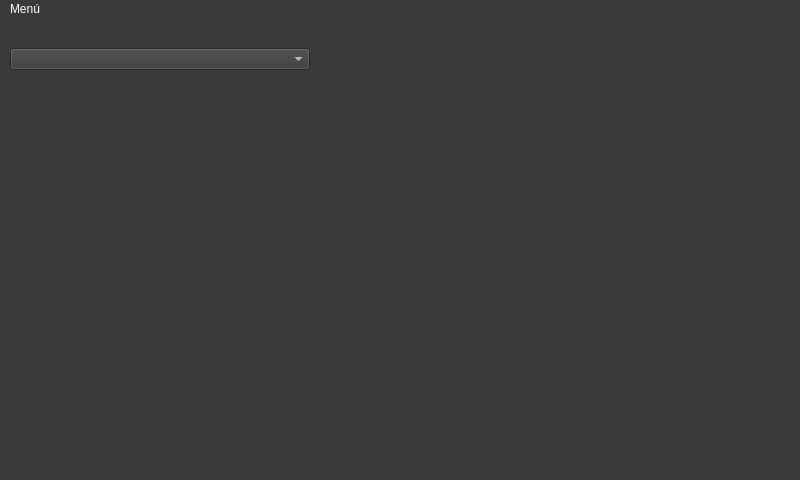
<?xml version="1.0" encoding="UTF-8"?>
<ui version="4.0">
 <class>MainWindow</class>
 <widget class="QMainWindow" name="MainWindow">
  <property name="geometry">
   <rect>
    <x>0</x>
    <y>0</y>
    <width>800</width>
    <height>480</height>
   </rect>
  </property>
  <property name="windowTitle">
   <string>Rober y Dani Company</string>
  </property>
  <property name="styleSheet">
   <string notr="true">

/*-----QWidget-----*/
QWidget
{
	background-color: #3a3a3a;
	color: #fff;
	selection-background-color: #b78620;
	selection-color: #000;

}

/*-----QPushButton-----*/
QPushButton {
	margin-right:40px;
	margin-left:40px;
    color: #333;
    border: 0px solid #555;
    border-radius: 20px;
    border-style: outset;
    background: qradialgradient(
        cx: 0.3, cy: -0.4, fx: 0.3, fy: -0.4,
        radius: 1.35, stop: 0 #fff, stop: 1 #888
        );
    padding: 5px;
    }

QPushButton:hover {
    background: qradialgradient(
        cx: 0.3, cy: -0.4, fx: 0.3, fy: -0.4,
        radius: 0.15, stop: 0 #fff, stop: 1 #bbb
        );
    }

QPushButton:pressed {
    border-style: inset;
    background: qradialgradient(
        cx: 0.4, cy: -0.1, fx: 0.4, fy: -0.1,
        radius: 1.35, stop: 0 #fff, stop: 1 #ddd
        );
    }
</string>
  </property>
  <widget class="QWidget" name="centralwidget">
   <widget class="QWidget" name="horizontalLayoutWidget">
    <property name="geometry">
     <rect>
      <x>10</x>
      <y>70</y>
      <width>771</width>
      <height>331</height>
     </rect>
    </property>
    <layout class="QHBoxLayout" name="l_grafico"/>
   </widget>
   <widget class="QWidget" name="horizontalLayoutWidget_2">
    <property name="geometry">
     <rect>
      <x>10</x>
      <y>10</y>
      <width>771</width>
      <height>61</height>
     </rect>
    </property>
    <layout class="QHBoxLayout" name="l_botones">
     <item>
      <widget class="QComboBox" name="Combo_invernadero_actual">
       <property name="minimumSize">
        <size>
         <width>300</width>
         <height>0</height>
        </size>
       </property>
       <property name="focusPolicy">
        <enum>Qt::NoFocus</enum>
       </property>
       <property name="contextMenuPolicy">
        <enum>Qt::DefaultContextMenu</enum>
       </property>
       <property name="currentText">
        <string/>
       </property>
      </widget>
     </item>
     <item>
      <spacer name="horizontalSpacer_2">
       <property name="orientation">
        <enum>Qt::Horizontal</enum>
       </property>
       <property name="sizeType">
        <enum>QSizePolicy::Fixed</enum>
       </property>
       <property name="sizeHint" stdset="0">
        <size>
         <width>40</width>
         <height>20</height>
        </size>
       </property>
      </spacer>
     </item>
     <item>
      <widget class="QPushButton" name="buttgen">
       <property name="styleSheet">
        <string notr="true"/>
       </property>
       <property name="text">
        <string/>
       </property>
       <property name="icon">
        <iconset>
         <normaloff>iconos/grafica.png</normaloff>iconos/grafica.png</iconset>
       </property>
       <property name="iconSize">
        <size>
         <width>32</width>
         <height>32</height>
        </size>
       </property>
      </widget>
     </item>
     <item>
      <widget class="QPushButton" name="butttemp">
       <property name="styleSheet">
        <string notr="true"/>
       </property>
       <property name="text">
        <string/>
       </property>
       <property name="icon">
        <iconset>
         <normaloff>iconos/temp.png</normaloff>iconos/temp.png</iconset>
       </property>
       <property name="iconSize">
        <size>
         <width>32</width>
         <height>32</height>
        </size>
       </property>
      </widget>
     </item>
     <item>
      <widget class="QPushButton" name="buthum">
       <property name="minimumSize">
        <size>
         <width>138</width>
         <height>40</height>
        </size>
       </property>
       <property name="styleSheet">
        <string notr="true"/>
       </property>
       <property name="text">
        <string/>
       </property>
       <property name="icon">
        <iconset>
         <normaloff>iconos/hum.png</normaloff>iconos/hum.png</iconset>
       </property>
       <property name="iconSize">
        <size>
         <width>32</width>
         <height>32</height>
        </size>
       </property>
      </widget>
     </item>
    </layout>
   </widget>
   <widget class="QPushButton" name="buttdatalog">
    <property name="geometry">
     <rect>
      <x>670</x>
      <y>390</y>
      <width>126</width>
      <height>42</height>
     </rect>
    </property>
    <property name="styleSheet">
     <string notr="true"/>
    </property>
    <property name="text">
     <string/>
    </property>
    <property name="icon">
     <iconset>
      <normaloff>iconos/data_log.png</normaloff>iconos/data_log.png</iconset>
    </property>
    <property name="iconSize">
     <size>
      <width>32</width>
      <height>32</height>
     </size>
    </property>
   </widget>
  </widget>
  <widget class="QMenuBar" name="menubar">
   <property name="geometry">
    <rect>
     <x>0</x>
     <y>0</y>
     <width>800</width>
     <height>21</height>
    </rect>
   </property>
   <widget class="QMenu" name="menuMen">
    <property name="title">
     <string>Menú</string>
    </property>
    <widget class="QMenu" name="menuInvernaderos">
     <property name="title">
      <string>Invernaderos</string>
     </property>
     <addaction name="actionA_adir_4"/>
     <addaction name="actionModificar"/>
     <addaction name="actionEliminar_4"/>
    </widget>
    <widget class="QMenu" name="menuActuadores">
     <property name="title">
      <string>Actuadores</string>
     </property>
     <addaction name="actionA_adir_6"/>
     <addaction name="actionEliminar_6"/>
     <addaction name="actionEliminar_7"/>
    </widget>
    <widget class="QMenu" name="menuSensores">
     <property name="title">
      <string>Sensores</string>
     </property>
     <addaction name="actionA_adir_5"/>
     <addaction name="actionModificar_2"/>
     <addaction name="actionEliminar_5"/>
    </widget>
    <addaction name="menuInvernaderos"/>
    <addaction name="menuSensores"/>
    <addaction name="menuActuadores"/>
    <addaction name="separator"/>
    <addaction name="actionConfiguraci_n"/>
    <addaction name="actionSalir_2"/>
   </widget>
   <addaction name="menuMen"/>
  </widget>
  <widget class="QStatusBar" name="statusbar"/>
  <action name="actionSalir">
   <property name="text">
    <string>Salir</string>
   </property>
  </action>
  <action name="actionConfiguraci">
   <property name="text">
    <string>Configuración</string>
   </property>
  </action>
  <action name="actionA_adir">
   <property name="text">
    <string>Añadir</string>
   </property>
  </action>
  <action name="actionA_adir_2">
   <property name="text">
    <string>Añadir</string>
   </property>
  </action>
  <action name="actionA_adir_3">
   <property name="text">
    <string>Añadir</string>
   </property>
  </action>
  <action name="actionEliminar">
   <property name="text">
    <string>Eliminar</string>
   </property>
  </action>
  <action name="actionEliminar_2">
   <property name="text">
    <string>Eliminar</string>
   </property>
  </action>
  <action name="actionEliminar_3">
   <property name="text">
    <string>Eliminar</string>
   </property>
  </action>
  <action name="actionSalir_2">
   <property name="text">
    <string>Salir</string>
   </property>
  </action>
  <action name="actionConfiguraci_n">
   <property name="text">
    <string>Configuración</string>
   </property>
  </action>
  <action name="actionA_adir_4">
   <property name="text">
    <string>Añadir</string>
   </property>
  </action>
  <action name="actionModificar">
   <property name="text">
    <string>Modificar</string>
   </property>
  </action>
  <action name="actionEliminar_4">
   <property name="text">
    <string>Eliminar</string>
   </property>
  </action>
  <action name="actionA_adir_5">
   <property name="text">
    <string>Añadir</string>
   </property>
  </action>
  <action name="actionModificar_2">
   <property name="text">
    <string>Modificar</string>
   </property>
  </action>
  <action name="actionEliminar_5">
   <property name="text">
    <string>Eliminar</string>
   </property>
  </action>
  <action name="actionA_adir_6">
   <property name="text">
    <string>Añadir</string>
   </property>
  </action>
  <action name="actionEliminar_6">
   <property name="text">
    <string>Modificar</string>
   </property>
  </action>
  <action name="actionEliminar_7">
   <property name="text">
    <string>Eliminar</string>
   </property>
  </action>
 </widget>
 <resources>
  <include location="../iconos/resources.qrc"/>
 </resources>
 <connections/>
</ui>
